Frame 1 (no input): blank canvas, image omitted
Frame 60 (the mouse pressed at the canvas centre just before this capture): blank canvas, image omitted
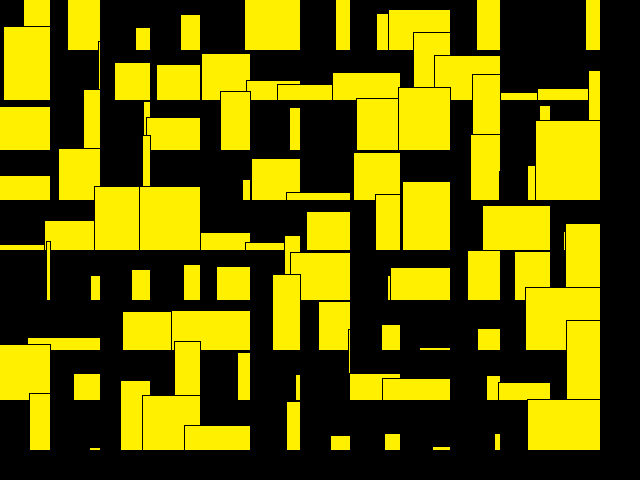
Frame 120 (the mouse held since frame 60 and released just before this capture)

The Processing sketch whose frames 1 and 60 were blank and that drew this single picture after the mouse press (run headless with seeded random() and noise(); from frame 60 on, the mouse is pressed at the canvas centre):

// Processing sketch: processing_123125
// ── processing_123125.pde

int cs = 50;

void setup() {
  size(640, 480);
  smooth();
}
void draw() {
  background(0);

  fill(0);
  for (int j = 0; j<=height/cs;j++) {
    for (int i = 0; i<=width/cs;i=i+1) {

      if (i>5)fill(mouseY/2, mouseX/2, random(0-255));
      if (j<10)fill(mouseX, mouseY, mouseY-mouseX);

      rect(i*cs, j*cs, random(10-90), random(mouseY-mouseX));
    }

  }
}
